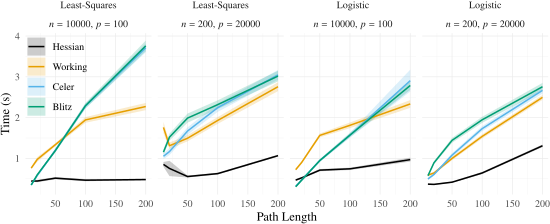

The script that drew this image:
library(tibble)
library(tidyr)
library(dplyr)
library(tikzDevice)
library(ggplot2)

source("R/utils.R")

theme_set(theme_minimal(base_size = 9))

fig_width <- 5.6
fig_height <- 2.4

conf_level <- 0.05

d_raw <- readRDS("results/path-length.rds") %>%
  filter(
    !(screening_type %in% c("strong", "edpp", "gap_safe")),
    converged == TRUE
  ) %>%
  mutate(
    screening_type = recode_methods(screening_type),
    np = paste0("$n=", n, "$, $p=", p, "$"),
    np = reorder(np, p),
    family = recode(
      family,
      "gaussian" = "Least-Squares",
      "binomial" = "Logistic"
    )
  ) %>%
  select(np, n, p, path_length, family, screening_type, time) %>%
  unnest(time)

d1 <-
  d_raw %>%
  mutate(
    screening_type = as.factor(screening_type),
    family = as.factor(family)
  ) %>%
  group_by(np, path_length, family, screening_type) %>% 
  summarize(
    meantime = mean(time),
    se = sd(time) / sqrt(n()),
    ci = qnorm(1 - conf_level/2) * se
  ) %>%
  mutate(
    hi = meantime + ci,
    lo = meantime - ci
  )

cols <- c(
  "black", "#E69F00", "#56B4E9", "#009E73", "#F0E442",
  "#0072B2", "#D55E00", "#CC79A7"
)

options(
  tikzDocumentDeclaration =
    "\\documentclass[10pt]{article}\n\\usepackage{newtxtext,newtxmath}\n"
)

file <- "figures/path-length.tex"
tikz(file, width = fig_width, height = fig_height, standAlone = TRUE)
ggplot(
  d1,
  aes(path_length, meantime, color = screening_type, fill = screening_type)
) +
  geom_ribbon(aes(ymin = lo, ymax = hi), alpha = 0.2, color = "transparent") +
  geom_line(size = 1) +
  facet_wrap(vars(family, np), nrow = 1) +
  theme(legend.position = c(0.06, 0.75), legend.title = element_blank()) +
  scale_fill_manual(values = cols) +
  scale_color_manual(values = cols) +
  labs(
    fill = "Method",
    color = "Method",
    x = "Path Length",
    y = "Time (s)"
  ) 
dev.off()

renderPdf("figures/path-length.tex")
